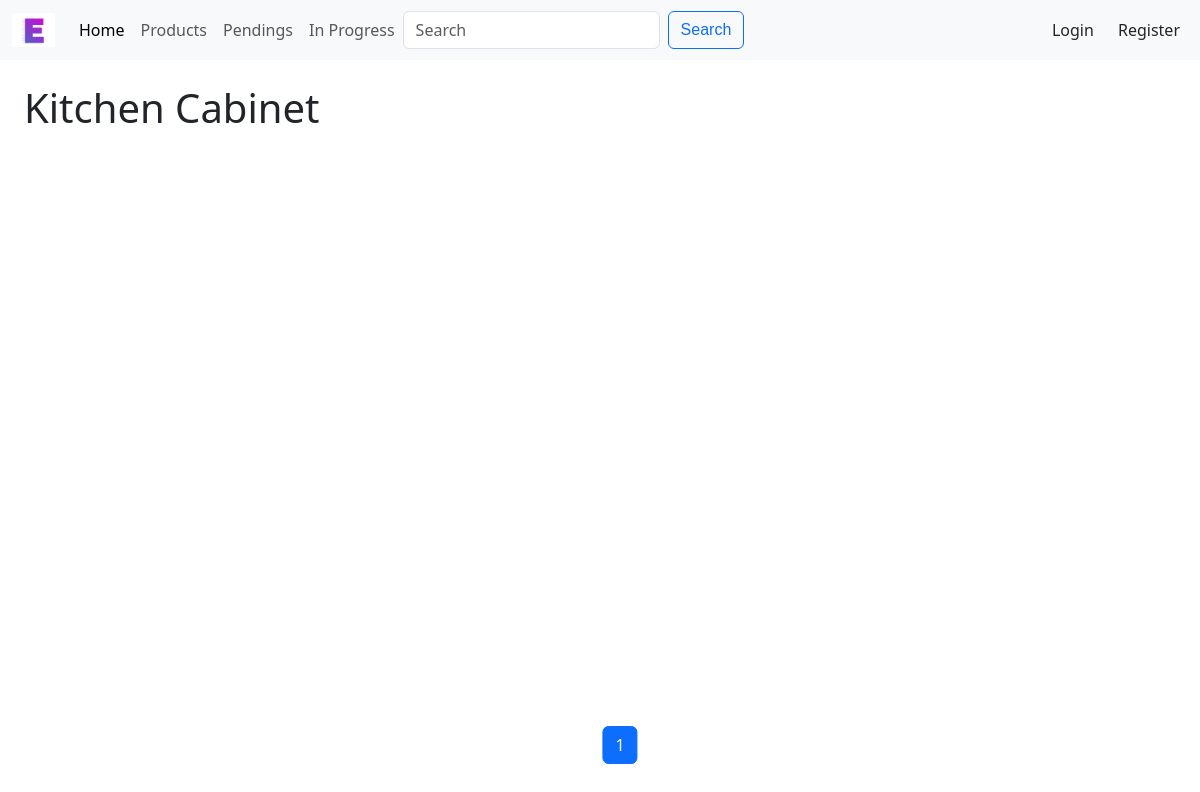
/category_products/Kitchen Cabinet, run on an earlier commit of the app's database.
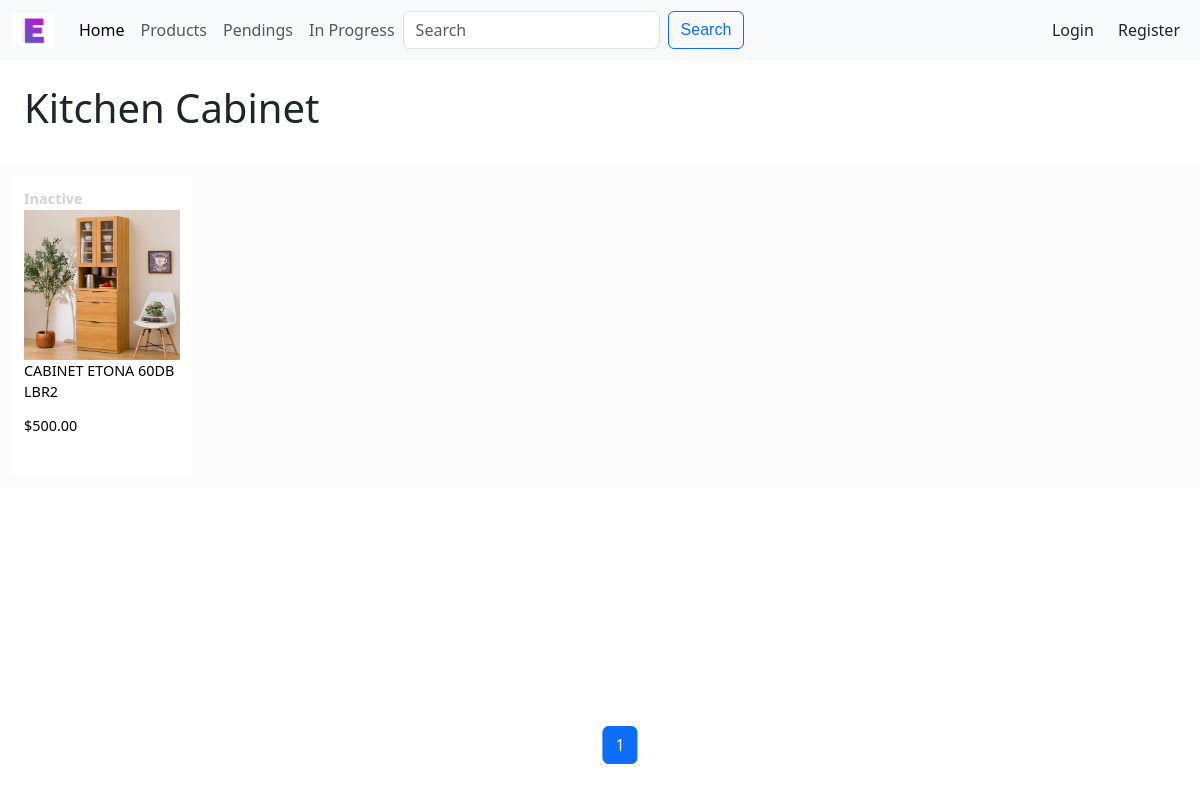
And on a later commit of the database.
### esb/models.py (models this page shows, shortened)
class Product(models.Model):
    title = models.CharField(max_length=100)
    description = models.TextField(max_length=1000)
    category = models.ForeignKey(
        Category,
        on_delete=models.SET_NULL,
        blank=True,
        null=True,
        related_name="categories",
    )
    price = models.DecimalField(max_digits=10, decimal_places=2)
    active = models.BooleanField(default=False)
    created_at = models.DateTimeField(auto_now_add=True)
    updated_at = models.DateTimeField(auto_now=True)
    class Meta:
        ordering = ["-active", "id"]

class ProductImage(models.Model):
    product = models.ForeignKey(
        Product, on_delete=models.CASCADE, related_name="product_image")
    image = models.ImageField(upload_to="esb/static/esb/image")
    index = models.PositiveIntegerField(default=1, editable=False)
    class Meta:
        ordering = ["-product__id", "index"]

### esb/views.py (the view)
# urls.py: path("category_products/<str:category_name>",
def category_products(request, category_name):
    category = Category.objects.get(title=category_name)
    products = Product.objects.filter(category=category)
    paginator = Paginator(products, 18)
    page_number = request.GET.get("page")
    page_obj = paginator.get_page(page_number)
    prev_prev_page_number = page_obj.number - 2
    if page_obj.number + 2 in page_obj.paginator.page_range:
        next_next_page_number = page_obj.number + 2
    else:
        next_next_page_number = None
    return render(request, "esb/categoryP.html", {
        "category": category,
        "page_obj": page_obj,
        "next_next_page_number": next_next_page_number,
        "prev_prev_page_number": prev_prev_page_number
    })

### esb/models.py (called while the page is built)
    def __str__(self):
        if self.title:
            return self.title
        else:
            return self.type

### esb/templates/esb/categoryP.html (shortened to what this page needs)
{% extends 'esb/search.html' %}
{% load static %}
{% block top %}
<h1 class="padding1">{{ category }}</h1>
{% endblock %}

### esb/templates/esb/search.html (shortened to what this page needs)
{% extends 'esb/pendings.html' %}
{% load static %}
{% block body-view %}
    {% for p in page_obj %}
    <a class="pending-view" href="{% url 'product' p.id %}">
        {% if p.active %}
            <div style="font-weight:bolder;">Active</div>
        {% else %}
            <div style="font-weight:bolder;color:#d3d3d3;">Inactive</div>
        {% endif %}
        <div class="div-preview-img">
            {% if p.product_image.first.image.url %}
                <img src="{{ p.product_image.first.image.url }}" alt="{{ p.title }}">
            {% else %}
                No Image.
            {% endif %}
        </div>
        <div class="div-preview-title">
            {{ p.title }}
        </div>
        <div>
            ${{ p.price }}
        </div>
    </a>
    {% endfor %}
{% endblock %}

What changed in the data, as far as the page shows it:
added Product: active "Inactive", product_image.first.image (picture), title "CABINET ETONA 60DB LBR2", price "500.00"
